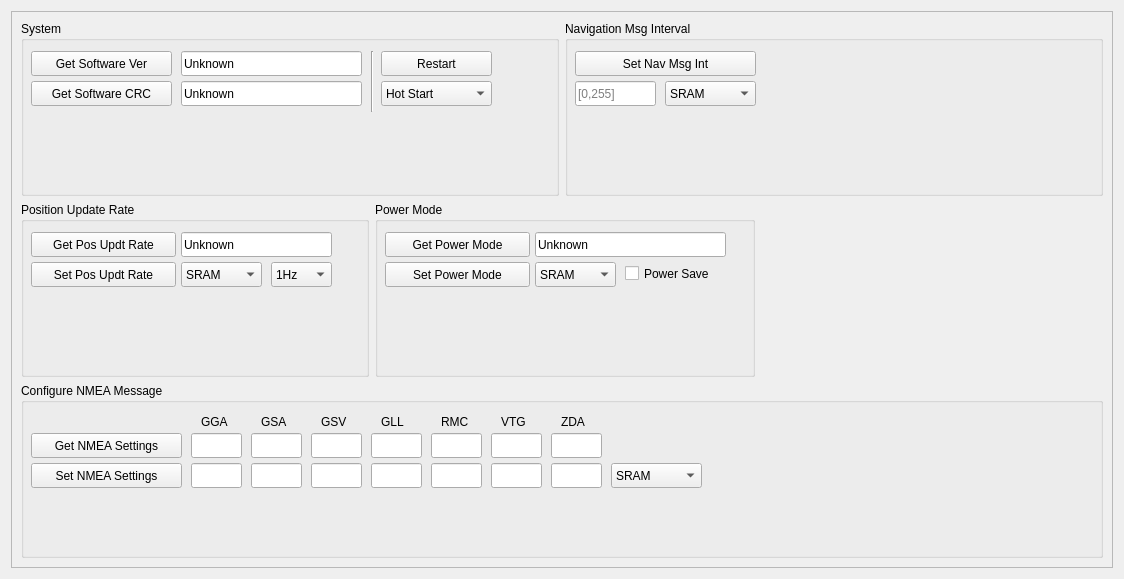
<?xml version="1.0" encoding="UTF-8"?>
<ui version="4.0">
 <class>GpsPanel</class>
 <widget class="QWidget" name="GpsPanel">
  <property name="geometry">
   <rect>
    <x>0</x>
    <y>0</y>
    <width>1124</width>
    <height>579</height>
   </rect>
  </property>
  <property name="windowTitle">
   <string>Form</string>
  </property>
  <layout class="QVBoxLayout" name="verticalLayout_3">
   <item>
    <widget class="QScrollArea" name="scrollArea">
     <property name="widgetResizable">
      <bool>true</bool>
     </property>
     <widget class="QWidget" name="scrollAreaWidgetContents">
      <property name="geometry">
       <rect>
        <x>0</x>
        <y>0</y>
        <width>1100</width>
        <height>555</height>
       </rect>
      </property>
      <layout class="QVBoxLayout" name="verticalLayout_2">
       <item>
        <layout class="QHBoxLayout" name="horizontalLayout">
         <item>
          <widget class="QGroupBox" name="groupBox_2">
           <property name="sizePolicy">
            <sizepolicy hsizetype="MinimumExpanding" vsizetype="Preferred">
             <horstretch>0</horstretch>
             <verstretch>90</verstretch>
            </sizepolicy>
           </property>
           <property name="minimumSize">
            <size>
             <width>337</width>
             <height>0</height>
            </size>
           </property>
           <property name="title">
            <string>System</string>
           </property>
           <widget class="QPushButton" name="gps_get_software_ver_btn">
            <property name="geometry">
             <rect>
              <x>10</x>
              <y>30</y>
              <width>141</width>
              <height>25</height>
             </rect>
            </property>
            <property name="text">
             <string>Get Software Ver</string>
            </property>
           </widget>
           <widget class="QLineEdit" name="gps_software_ver_mode_edit">
            <property name="geometry">
             <rect>
              <x>160</x>
              <y>30</y>
              <width>181</width>
              <height>25</height>
             </rect>
            </property>
            <property name="text">
             <string>Unknown</string>
            </property>
            <property name="readOnly">
             <bool>true</bool>
            </property>
           </widget>
           <widget class="QPushButton" name="gps_get_software_crc_btn">
            <property name="geometry">
             <rect>
              <x>10</x>
              <y>60</y>
              <width>141</width>
              <height>25</height>
             </rect>
            </property>
            <property name="text">
             <string>Get Software CRC</string>
            </property>
           </widget>
           <widget class="QLineEdit" name="gps_software_crc_mode_edit">
            <property name="geometry">
             <rect>
              <x>160</x>
              <y>60</y>
              <width>181</width>
              <height>25</height>
             </rect>
            </property>
            <property name="text">
             <string>Unknown</string>
            </property>
            <property name="readOnly">
             <bool>true</bool>
            </property>
           </widget>
           <widget class="Line" name="line">
            <property name="geometry">
             <rect>
              <x>350</x>
              <y>30</y>
              <width>3</width>
              <height>61</height>
             </rect>
            </property>
            <property name="orientation">
             <enum>Qt::Vertical</enum>
            </property>
           </widget>
           <widget class="QPushButton" name="gps_restart_btn">
            <property name="geometry">
             <rect>
              <x>360</x>
              <y>30</y>
              <width>111</width>
              <height>25</height>
             </rect>
            </property>
            <property name="text">
             <string>Restart</string>
            </property>
           </widget>
           <widget class="QComboBox" name="gps_restart_mode_box">
            <property name="geometry">
             <rect>
              <x>360</x>
              <y>60</y>
              <width>111</width>
              <height>25</height>
             </rect>
            </property>
            <item>
             <property name="text">
              <string>Hot Start</string>
             </property>
            </item>
            <item>
             <property name="text">
              <string>Warm Start</string>
             </property>
            </item>
            <item>
             <property name="text">
              <string>Cold Start</string>
             </property>
            </item>
           </widget>
          </widget>
         </item>
         <item>
          <widget class="QGroupBox" name="groupBox_4">
           <property name="sizePolicy">
            <sizepolicy hsizetype="MinimumExpanding" vsizetype="Preferred">
             <horstretch>0</horstretch>
             <verstretch>0</verstretch>
            </sizepolicy>
           </property>
           <property name="minimumSize">
            <size>
             <width>0</width>
             <height>90</height>
            </size>
           </property>
           <property name="title">
            <string>Navigation Msg Interval</string>
           </property>
           <widget class="QPushButton" name="gps_set_nav_interval_btn">
            <property name="geometry">
             <rect>
              <x>10</x>
              <y>30</y>
              <width>181</width>
              <height>25</height>
             </rect>
            </property>
            <property name="text">
             <string>Set Nav Msg Int</string>
            </property>
           </widget>
           <widget class="QComboBox" name="gps_nav_interval_write_box">
            <property name="geometry">
             <rect>
              <x>100</x>
              <y>60</y>
              <width>91</width>
              <height>25</height>
             </rect>
            </property>
            <item>
             <property name="text">
              <string>SRAM</string>
             </property>
            </item>
            <item>
             <property name="text">
              <string>FLASH</string>
             </property>
            </item>
            <item>
             <property name="text">
              <string>TEMP</string>
             </property>
            </item>
           </widget>
           <widget class="QLineEdit" name="gps_set_nav_interval_edit">
            <property name="geometry">
             <rect>
              <x>10</x>
              <y>60</y>
              <width>81</width>
              <height>25</height>
             </rect>
            </property>
            <property name="placeholderText">
             <string>[0,255]</string>
            </property>
           </widget>
          </widget>
         </item>
        </layout>
       </item>
       <item>
        <layout class="QHBoxLayout" name="horizontalLayout_2">
         <item>
          <widget class="QGroupBox" name="groupBox_3">
           <property name="sizePolicy">
            <sizepolicy hsizetype="MinimumExpanding" vsizetype="Preferred">
             <horstretch>0</horstretch>
             <verstretch>0</verstretch>
            </sizepolicy>
           </property>
           <property name="minimumSize">
            <size>
             <width>330</width>
             <height>0</height>
            </size>
           </property>
           <property name="title">
            <string>Position Update Rate</string>
           </property>
           <widget class="QPushButton" name="gps_get_pos_update_btn">
            <property name="geometry">
             <rect>
              <x>10</x>
              <y>30</y>
              <width>145</width>
              <height>25</height>
             </rect>
            </property>
            <property name="minimumSize">
             <size>
              <width>145</width>
              <height>0</height>
             </size>
            </property>
            <property name="text">
             <string>Get Pos Updt Rate</string>
            </property>
           </widget>
           <widget class="QLineEdit" name="gps_pos_update_edit">
            <property name="geometry">
             <rect>
              <x>160</x>
              <y>30</y>
              <width>151</width>
              <height>25</height>
             </rect>
            </property>
            <property name="text">
             <string>Unknown</string>
            </property>
            <property name="readOnly">
             <bool>true</bool>
            </property>
           </widget>
           <widget class="QPushButton" name="gps_set_pos_update_btn">
            <property name="geometry">
             <rect>
              <x>10</x>
              <y>60</y>
              <width>145</width>
              <height>25</height>
             </rect>
            </property>
            <property name="minimumSize">
             <size>
              <width>145</width>
              <height>0</height>
             </size>
            </property>
            <property name="text">
             <string>Set Pos Updt Rate</string>
            </property>
           </widget>
           <widget class="QComboBox" name="gps_pos_update_write_box">
            <property name="geometry">
             <rect>
              <x>160</x>
              <y>60</y>
              <width>81</width>
              <height>25</height>
             </rect>
            </property>
            <item>
             <property name="text">
              <string>SRAM</string>
             </property>
            </item>
            <item>
             <property name="text">
              <string>FLASH</string>
             </property>
            </item>
            <item>
             <property name="text">
              <string>TEMP</string>
             </property>
            </item>
           </widget>
           <widget class="QComboBox" name="gps_pos_update_rate_box">
            <property name="geometry">
             <rect>
              <x>250</x>
              <y>60</y>
              <width>61</width>
              <height>25</height>
             </rect>
            </property>
            <item>
             <property name="text">
              <string>1Hz</string>
             </property>
            </item>
            <item>
             <property name="text">
              <string>2Hz</string>
             </property>
            </item>
            <item>
             <property name="text">
              <string>4Hz</string>
             </property>
            </item>
            <item>
             <property name="text">
              <string>5Hz</string>
             </property>
            </item>
            <item>
             <property name="text">
              <string>8Hz</string>
             </property>
            </item>
            <item>
             <property name="text">
              <string>10Hz</string>
             </property>
            </item>
            <item>
             <property name="text">
              <string>20Hz</string>
             </property>
            </item>
            <item>
             <property name="text">
              <string>25Hz</string>
             </property>
            </item>
            <item>
             <property name="text">
              <string>40Hz</string>
             </property>
            </item>
            <item>
             <property name="text">
              <string>50Hz</string>
             </property>
            </item>
           </widget>
          </widget>
         </item>
         <item>
          <widget class="QGroupBox" name="groupBox">
           <property name="sizePolicy">
            <sizepolicy hsizetype="MinimumExpanding" vsizetype="Preferred">
             <horstretch>0</horstretch>
             <verstretch>0</verstretch>
            </sizepolicy>
           </property>
           <property name="minimumSize">
            <size>
             <width>380</width>
             <height>90</height>
            </size>
           </property>
           <property name="title">
            <string>Power Mode</string>
           </property>
           <widget class="QPushButton" name="gps_set_pwr_mode_btn">
            <property name="geometry">
             <rect>
              <x>10</x>
              <y>60</y>
              <width>145</width>
              <height>25</height>
             </rect>
            </property>
            <property name="minimumSize">
             <size>
              <width>145</width>
              <height>0</height>
             </size>
            </property>
            <property name="text">
             <string>Set Power Mode</string>
            </property>
           </widget>
           <widget class="QComboBox" name="gps_pwr_write_box">
            <property name="geometry">
             <rect>
              <x>160</x>
              <y>60</y>
              <width>81</width>
              <height>25</height>
             </rect>
            </property>
            <item>
             <property name="text">
              <string>SRAM</string>
             </property>
            </item>
            <item>
             <property name="text">
              <string>FLASH</string>
             </property>
            </item>
            <item>
             <property name="text">
              <string>TEMP</string>
             </property>
            </item>
           </widget>
           <widget class="QPushButton" name="gps_get_pwr_mode_btn">
            <property name="geometry">
             <rect>
              <x>10</x>
              <y>30</y>
              <width>145</width>
              <height>25</height>
             </rect>
            </property>
            <property name="minimumSize">
             <size>
              <width>145</width>
              <height>0</height>
             </size>
            </property>
            <property name="text">
             <string>Get Power Mode</string>
            </property>
           </widget>
           <widget class="QCheckBox" name="gps_pwr_save_check">
            <property name="geometry">
             <rect>
              <x>250</x>
              <y>60</y>
              <width>101</width>
              <height>23</height>
             </rect>
            </property>
            <property name="text">
             <string>Power Save</string>
            </property>
           </widget>
           <widget class="QLineEdit" name="gps_pwr_mode_edit">
            <property name="geometry">
             <rect>
              <x>160</x>
              <y>30</y>
              <width>191</width>
              <height>25</height>
             </rect>
            </property>
            <property name="text">
             <string>Unknown</string>
            </property>
            <property name="readOnly">
             <bool>true</bool>
            </property>
           </widget>
          </widget>
         </item>
         <item>
          <spacer name="horizontalSpacer">
           <property name="orientation">
            <enum>Qt::Horizontal</enum>
           </property>
           <property name="sizeType">
            <enum>QSizePolicy::Expanding</enum>
           </property>
           <property name="sizeHint" stdset="0">
            <size>
             <width>40</width>
             <height>20</height>
            </size>
           </property>
          </spacer>
         </item>
        </layout>
       </item>
       <item>
        <layout class="QVBoxLayout" name="verticalLayout">
         <item>
          <widget class="QGroupBox" name="groupBox_5">
           <property name="minimumSize">
            <size>
             <width>0</width>
             <height>110</height>
            </size>
           </property>
           <property name="title">
            <string>Configure NMEA Message</string>
           </property>
           <widget class="QPushButton" name="gps_get_nmea_settings_btn">
            <property name="geometry">
             <rect>
              <x>10</x>
              <y>50</y>
              <width>151</width>
              <height>25</height>
             </rect>
            </property>
            <property name="text">
             <string>Get NMEA Settings</string>
            </property>
           </widget>
           <widget class="QLineEdit" name="gps_get_nmea_settings_gga_line">
            <property name="geometry">
             <rect>
              <x>170</x>
              <y>50</y>
              <width>51</width>
              <height>25</height>
             </rect>
            </property>
            <property name="readOnly">
             <bool>true</bool>
            </property>
           </widget>
           <widget class="QLabel" name="label">
            <property name="geometry">
             <rect>
              <x>180</x>
              <y>30</y>
              <width>31</width>
              <height>17</height>
             </rect>
            </property>
            <property name="text">
             <string>GGA</string>
            </property>
           </widget>
           <widget class="QLineEdit" name="gps_get_nmea_settings_gsa_line">
            <property name="geometry">
             <rect>
              <x>230</x>
              <y>50</y>
              <width>51</width>
              <height>25</height>
             </rect>
            </property>
           </widget>
           <widget class="QLabel" name="label_2">
            <property name="geometry">
             <rect>
              <x>240</x>
              <y>30</y>
              <width>31</width>
              <height>17</height>
             </rect>
            </property>
            <property name="text">
             <string>GSA</string>
            </property>
           </widget>
           <widget class="QLineEdit" name="gps_get_nmea_settings_gsv_line">
            <property name="geometry">
             <rect>
              <x>290</x>
              <y>50</y>
              <width>51</width>
              <height>25</height>
             </rect>
            </property>
           </widget>
           <widget class="QLineEdit" name="gps_get_nmea_settings_gll_line">
            <property name="geometry">
             <rect>
              <x>350</x>
              <y>50</y>
              <width>51</width>
              <height>25</height>
             </rect>
            </property>
           </widget>
           <widget class="QLabel" name="label_3">
            <property name="geometry">
             <rect>
              <x>360</x>
              <y>30</y>
              <width>31</width>
              <height>17</height>
             </rect>
            </property>
            <property name="text">
             <string>GLL</string>
            </property>
           </widget>
           <widget class="QLabel" name="label_4">
            <property name="geometry">
             <rect>
              <x>300</x>
              <y>30</y>
              <width>31</width>
              <height>17</height>
             </rect>
            </property>
            <property name="text">
             <string>GSV</string>
            </property>
           </widget>
           <widget class="QLineEdit" name="gps_get_nmea_settings_rmc_line">
            <property name="geometry">
             <rect>
              <x>410</x>
              <y>50</y>
              <width>51</width>
              <height>25</height>
             </rect>
            </property>
           </widget>
           <widget class="QLineEdit" name="gps_get_nmea_settings_vtg_line">
            <property name="geometry">
             <rect>
              <x>470</x>
              <y>50</y>
              <width>51</width>
              <height>25</height>
             </rect>
            </property>
           </widget>
           <widget class="QLabel" name="label_5">
            <property name="geometry">
             <rect>
              <x>420</x>
              <y>30</y>
              <width>31</width>
              <height>17</height>
             </rect>
            </property>
            <property name="text">
             <string>RMC</string>
            </property>
           </widget>
           <widget class="QLabel" name="label_6">
            <property name="geometry">
             <rect>
              <x>480</x>
              <y>30</y>
              <width>31</width>
              <height>17</height>
             </rect>
            </property>
            <property name="text">
             <string>VTG</string>
            </property>
           </widget>
           <widget class="QLabel" name="label_7">
            <property name="geometry">
             <rect>
              <x>540</x>
              <y>30</y>
              <width>31</width>
              <height>17</height>
             </rect>
            </property>
            <property name="text">
             <string>ZDA</string>
            </property>
           </widget>
           <widget class="QLineEdit" name="gps_get_nmea_settings_zda_line">
            <property name="geometry">
             <rect>
              <x>530</x>
              <y>50</y>
              <width>51</width>
              <height>25</height>
             </rect>
            </property>
           </widget>
           <widget class="QLineEdit" name="gps_set_nmea_settings_gsv_line">
            <property name="geometry">
             <rect>
              <x>290</x>
              <y>80</y>
              <width>51</width>
              <height>25</height>
             </rect>
            </property>
            <property name="text">
             <string/>
            </property>
            <property name="readOnly">
             <bool>false</bool>
            </property>
           </widget>
           <widget class="QLineEdit" name="gps_set_nmea_settings_gga_line">
            <property name="geometry">
             <rect>
              <x>170</x>
              <y>80</y>
              <width>51</width>
              <height>25</height>
             </rect>
            </property>
            <property name="text">
             <string/>
            </property>
           </widget>
           <widget class="QLineEdit" name="gps_set_nmea_settings_gll_line">
            <property name="geometry">
             <rect>
              <x>350</x>
              <y>80</y>
              <width>51</width>
              <height>25</height>
             </rect>
            </property>
            <property name="text">
             <string/>
            </property>
            <property name="readOnly">
             <bool>false</bool>
            </property>
           </widget>
           <widget class="QPushButton" name="gps_set_nmea_settings_btn">
            <property name="geometry">
             <rect>
              <x>10</x>
              <y>80</y>
              <width>151</width>
              <height>25</height>
             </rect>
            </property>
            <property name="text">
             <string>Set NMEA Settings</string>
            </property>
           </widget>
           <widget class="QLineEdit" name="gps_set_nmea_settings_gsa_line">
            <property name="geometry">
             <rect>
              <x>230</x>
              <y>80</y>
              <width>51</width>
              <height>25</height>
             </rect>
            </property>
            <property name="text">
             <string/>
            </property>
            <property name="readOnly">
             <bool>false</bool>
            </property>
           </widget>
           <widget class="QLineEdit" name="gps_set_nmea_settings_vtg_line">
            <property name="geometry">
             <rect>
              <x>470</x>
              <y>80</y>
              <width>51</width>
              <height>25</height>
             </rect>
            </property>
            <property name="text">
             <string/>
            </property>
           </widget>
           <widget class="QLineEdit" name="gps_set_nmea_settings_zda_line">
            <property name="geometry">
             <rect>
              <x>530</x>
              <y>80</y>
              <width>51</width>
              <height>25</height>
             </rect>
            </property>
            <property name="text">
             <string/>
            </property>
           </widget>
           <widget class="QLineEdit" name="gps_set_nmea_settings_rmc_line">
            <property name="geometry">
             <rect>
              <x>410</x>
              <y>80</y>
              <width>51</width>
              <height>25</height>
             </rect>
            </property>
            <property name="text">
             <string/>
            </property>
           </widget>
           <widget class="QComboBox" name="gps_set_nmea_settings_box">
            <property name="geometry">
             <rect>
              <x>590</x>
              <y>80</y>
              <width>91</width>
              <height>25</height>
             </rect>
            </property>
            <item>
             <property name="text">
              <string>SRAM</string>
             </property>
            </item>
            <item>
             <property name="text">
              <string>FLASH</string>
             </property>
            </item>
           </widget>
          </widget>
         </item>
        </layout>
       </item>
      </layout>
     </widget>
    </widget>
   </item>
  </layout>
 </widget>
 <resources/>
 <connections/>
</ui>
